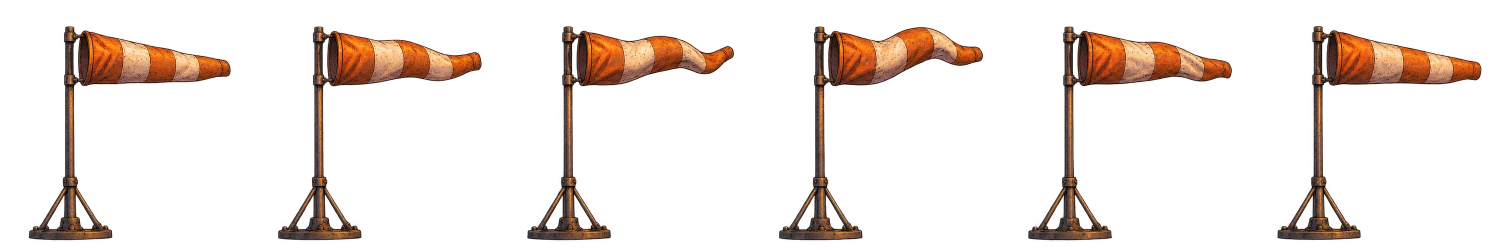
#> input picture production/stages/aeroporto/animations/biruta-vento.webp, 3000 x 500 px, given in place of ceu-entardecer.png, which was not available (shown at 1/2 size)
$ python export-aeroporto.py ../production/stages/aeroporto/animations/biruta-vento.webp
#> lines starting #> are read from the running program, lines starting #| are printed output that depends on the picture
#!/usr/bin/env python3
"""Exporta o cenário 04 preservando PNGs gerados; só crop, registro, escala e codificação."""
from pathlib import Path
from PIL import Image,ImageDraw,ImageFont
import json,hashlib,shutil,sys
ROOT=Path(__file__).resolve().parents[1];PACK=ROOT/'production/stages/aeroporto';SOURCE=PACK/'source';assets={};missing=[]
for folder in ['layers','ground','props','animations','fx','graphics','ui','source/pranchas']: (PACK/folder).mkdir(parents=True,exist_ok=True)
def record(k,path,kind,frames=1,**more):
 p=PACK/path;b=p.read_bytes();a=dict(path=path,kind=kind,frames=frames,bytes=len(b),sha256=hashlib.sha256(b).hexdigest(),**more)
 if kind!='audio':
  im=Image.open(p);a.update(width=im.width,height=im.height,alpha='A' in im.getbands())
 assets[k]=a
static={'ceu-entardecer':('layers',1920),'asfalto':('ground',2600),'aviao-executivo':('props',2048),'escada-embarque':('props',1024),'terminal':('props',2048),'torre-controle':('props',1024),'hangar':('props',1200),'trator-bagagem':('props',768),'carreta-bagagem':('props',768),'pilha-malas':('props',600),'cerca-aeroporto':('props',1024),'poste-refletores':('props',1024),'placa-embarque':('props',768)}
for k,(folder,maxsize) in static.items():
 src=SOURCE/'generated'/f'{k}.png';im=Image.open(src).convert('RGBA');box=im.getchannel('A').point(lambda v:255 if v>3 else 0).getbbox()
#> further down, im is the input picture: PIL image 3000x500 RGBA; mean R, G, B, A 24.6, 13.8, 8.3, 36.4
#> after `box = im.getchannel('A').point(lambda v: 255 if v > 3 else 0).getbbox(`: box = (57, 51, 2965, 484)
 if k=='ceu-entardecer': im=im.resize((1920,1080),Image.Resampling.LANCZOS)
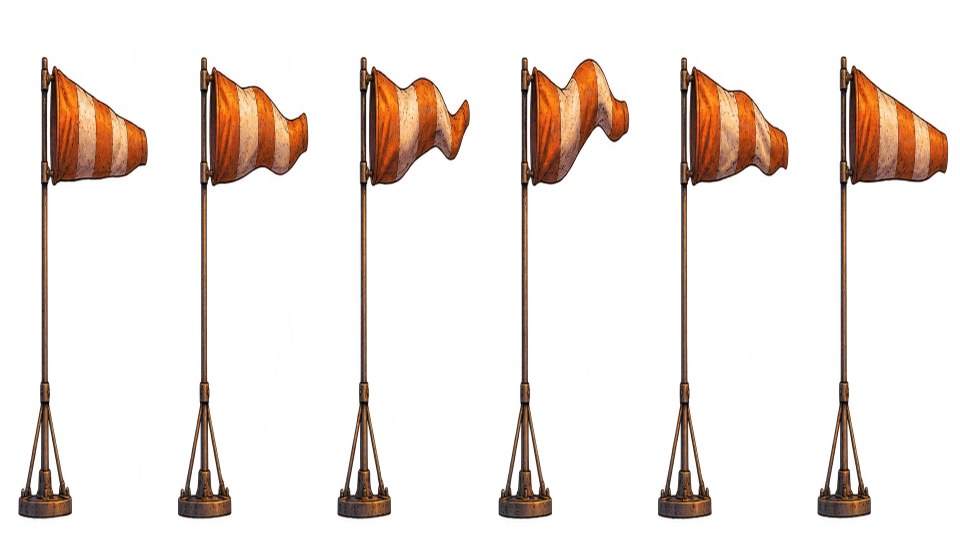
#> im: PIL image 1920x1080 RGBA (shown at 1/2 size); mean R, G, B, A 23.6, 13.3, 8, 36.4; transparent parts drawn white
 elif k=='asfalto':
  # Wide painted band; fixed crop, not tiled or regenerated.
  box=(0,360,1536,720);im=im.crop(box).resize((2600,610),Image.Resampling.LANCZOS)
 else: im=im.crop(box);im.thumbnail((maxsize,maxsize),Image.Resampling.LANCZOS)
 path=folder+'/'+k+'.webp';im.save(PACK/path,'WEBP',quality=92,method=4,exact=True)
 record(k,path,'layer' if folder=='layers' else 'ground' if folder=='ground' else 'prop',origin='generated',source=str(src.relative_to(PACK)),sourceCrop=box,sourceWidth=Image.open(src).width,sourceHeight=Image.open(src).height)
#> in record, `a = dict(path=path, kind=kind, frames=frames, bytes=len(b), sha256=has`: a = 10 items
#> pass 2 of the loop `for k,(folder,maxsize) in static.items():`:
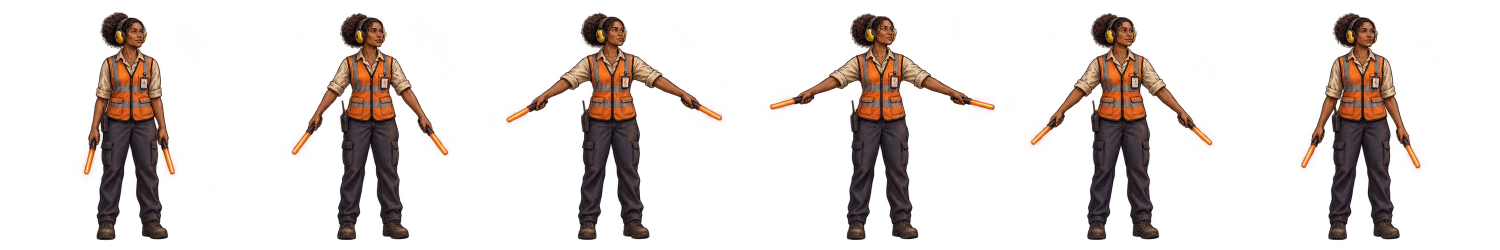
#> input picture production/stages/aeroporto/animations/npc-equipe-pista.webp, 3000 x 500 px, given in place of asfalto.png, which was not available (shown at 1/2 size)
#> im is the input picture: PIL image 3000x500 RGBA; mean R, G, B, A 25.9, 15.3, 11.9, 48.2
#> box = (159, 22, 2850, 483)
#> `im = im.crop(box).resize((2600, 610), Image.Resampling.LANCZOS)`:
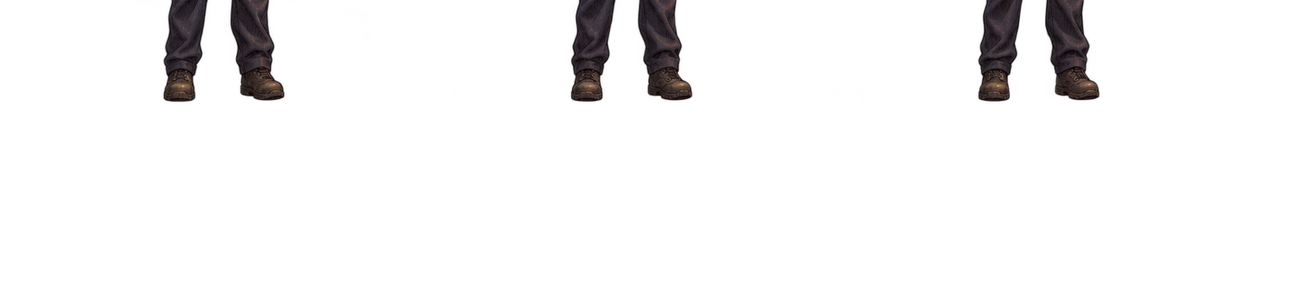
#> im: PIL image 2600x610 RGBA (shown at 1/2 size); mean R, G, B, A 2.9, 2.3, 2.4, 13.2; transparent parts drawn white
#> (the run stopped early here; a loop or call above may not have finished)
